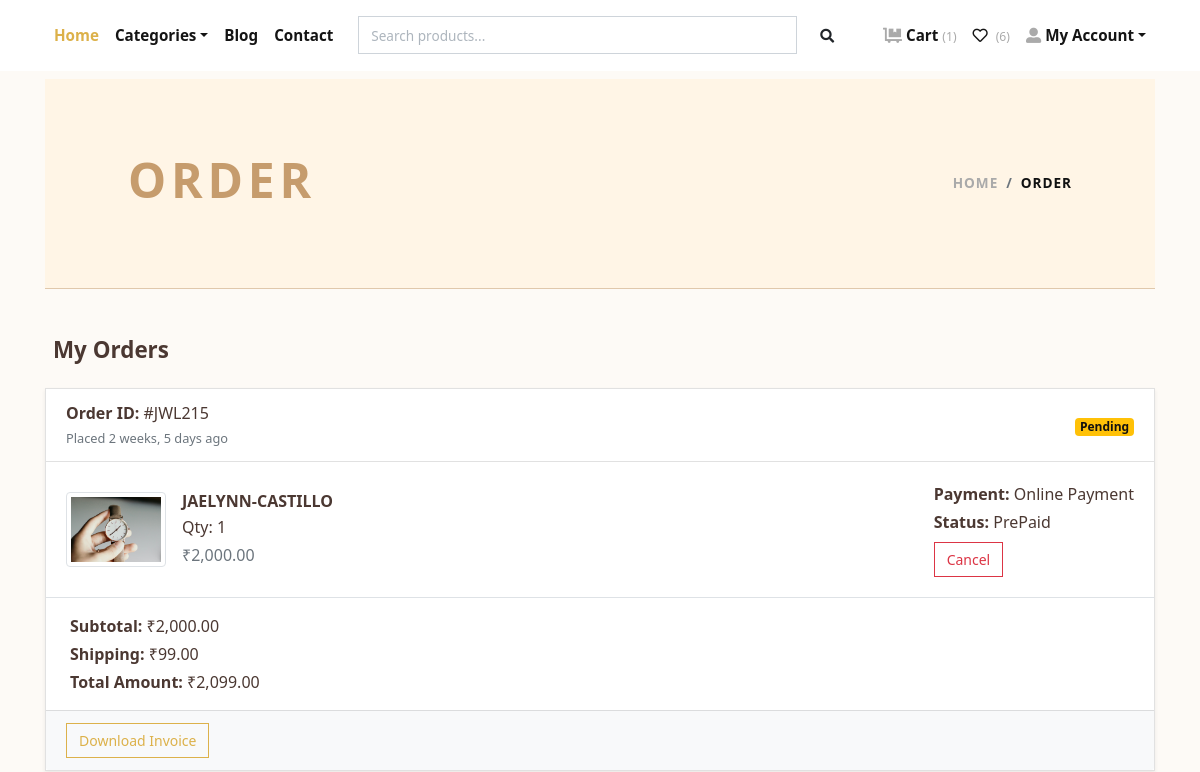
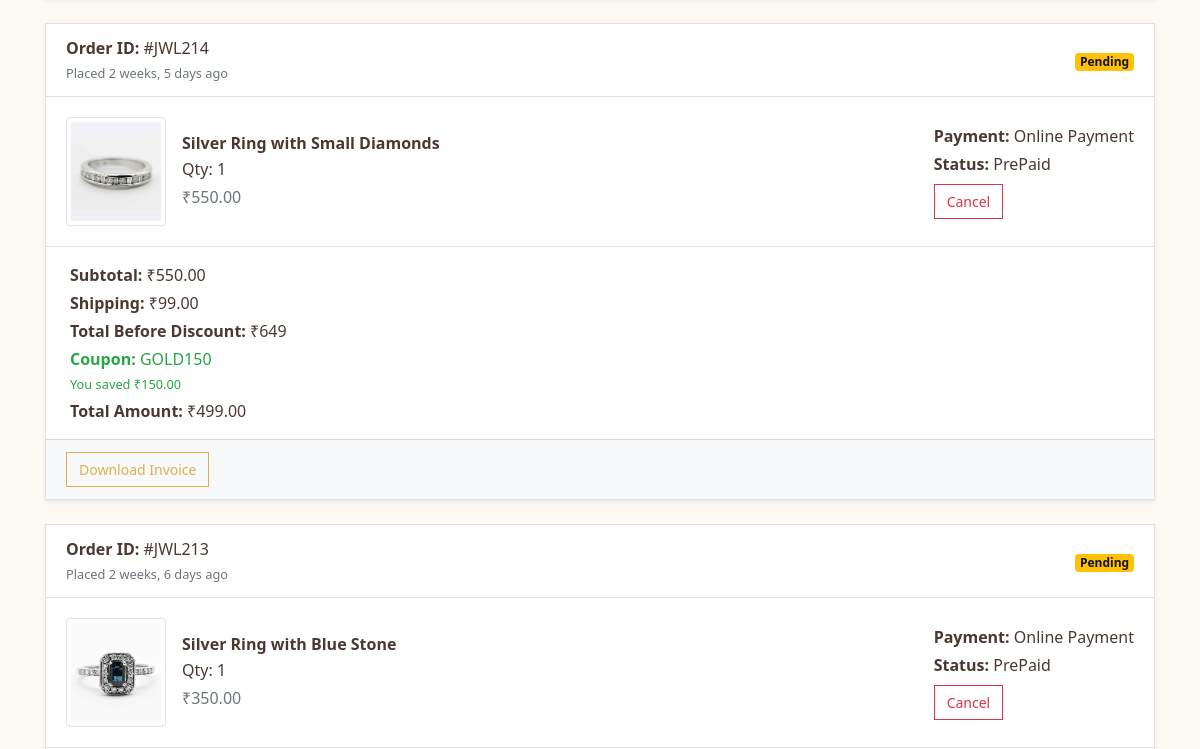
The page /orders/ (signed in, upper part) on the database as committed earlier (2 pictures, top to bottom).
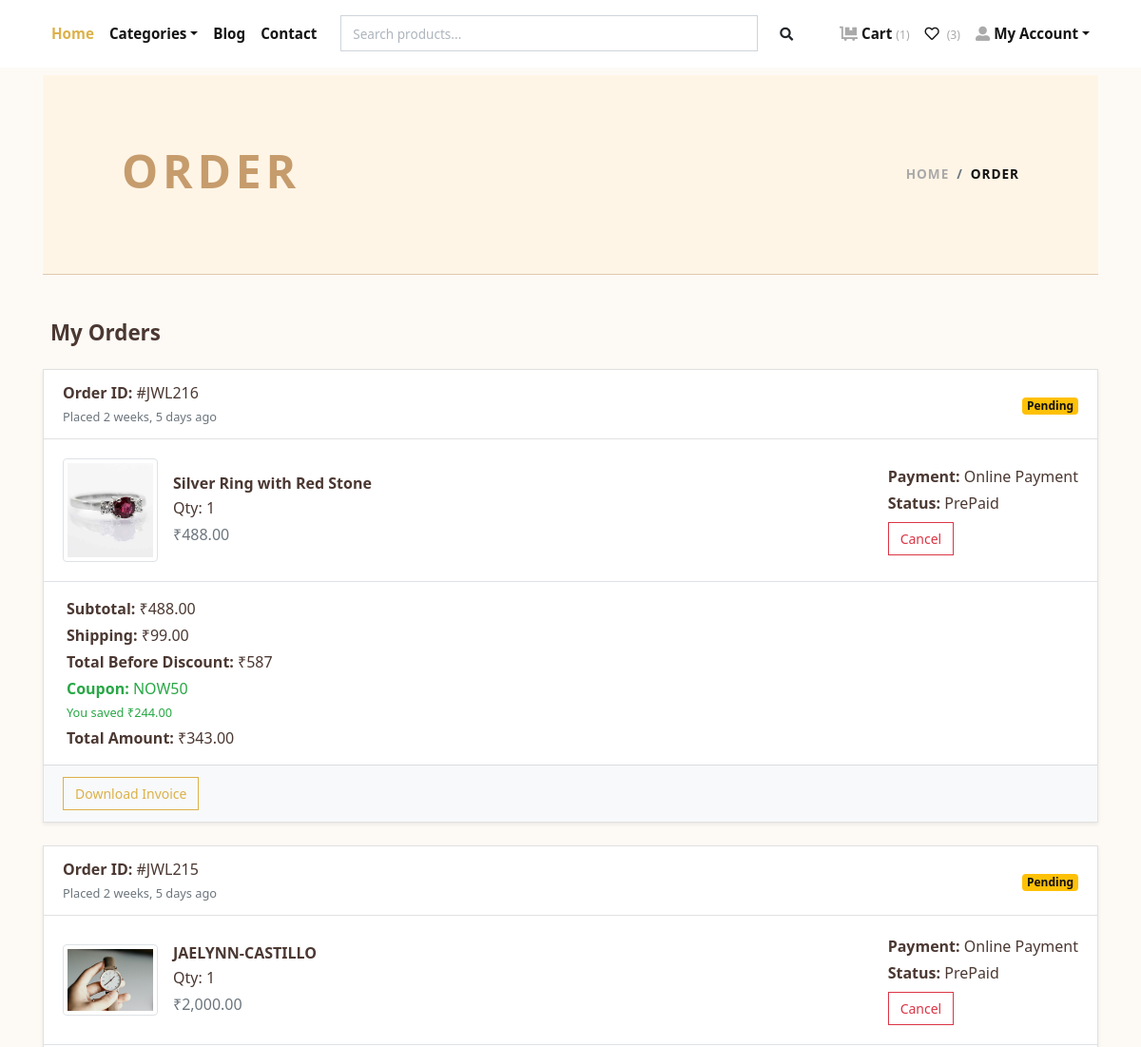
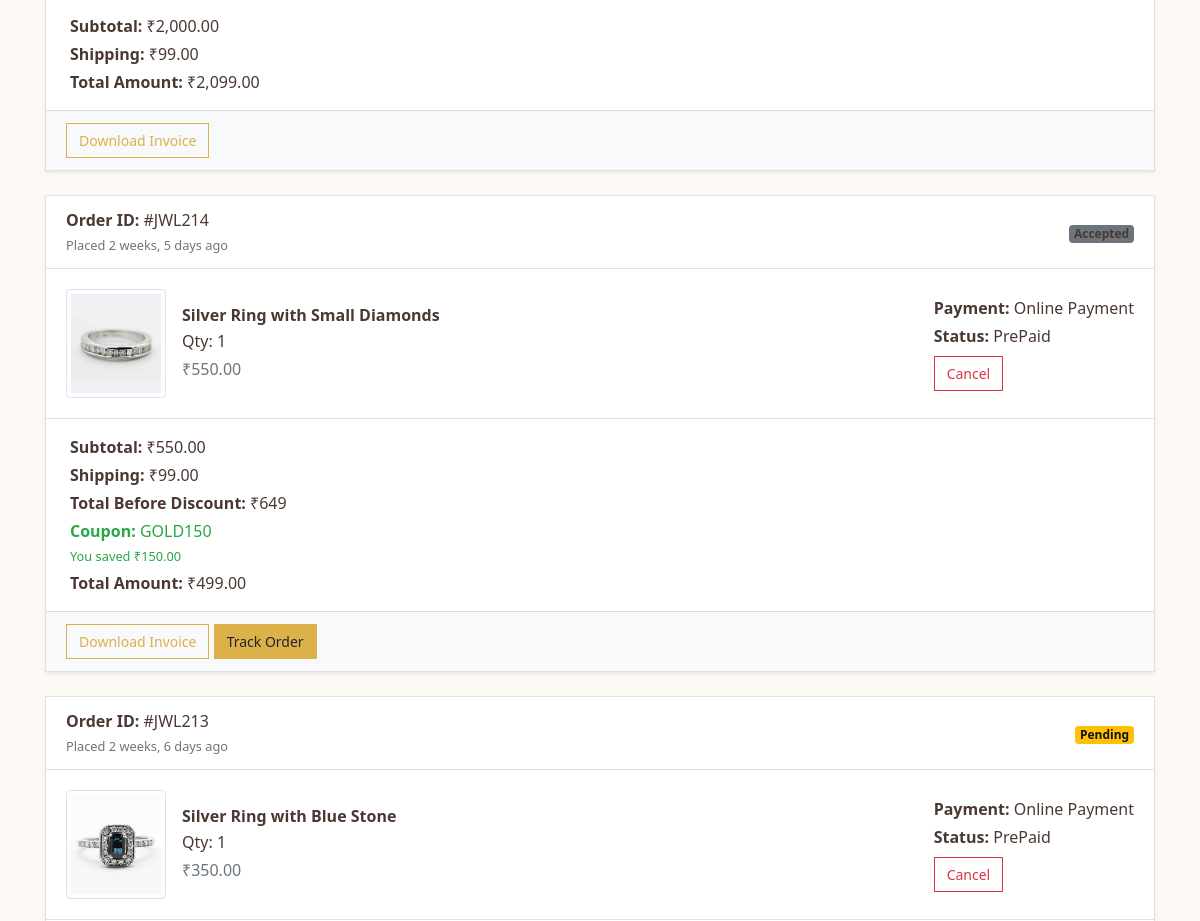
The same page on the database as committed later (2 pictures, top to bottom).
### store/models.py (models this page shows, shortened)
class Order(models.Model):
    PAYMENT_METHODS = [
        ('COD', 'Cash on Delivery'),
        ('Online', 'Online Payment'),
    ]
    user = models.ForeignKey(User, verbose_name="User", on_delete=models.CASCADE)
    address = models.ForeignKey(Address, verbose_name="Shipping Address", on_delete=models.CASCADE)
    product = models.ForeignKey(Product, verbose_name="Product", on_delete=models.CASCADE, blank=True, null=True)
    quantity = models.PositiveIntegerField(verbose_name="Quantity", blank=True, null=True)
    amount = models.DecimalField(max_digits=10, decimal_places=2, verbose_name="Total Amount",default=0)
    shipping_charge = models.DecimalField(max_digits=10, decimal_places=2, default=99.00)
    ordered_date = models.DateTimeField(auto_now_add=True, verbose_name="Ordered Date")
    razorpay_order_id = models.CharField(max_length=100,null=True,blank=True)
    razorpay_payment_id = models.CharField(max_length=100,null=True,blank=True)
    razorepay_payment_signature = models.CharField(max_length=100,null=True,blank=True)
    payment_method = models.CharField(max_length=10, choices=PAYMENT_METHODS, default='COD')  # New field
    payment_status = models.CharField(max_length=20, default='Pending')  # Optional field
    tracking_uid = models.CharField(max_length=100, unique=True, blank=True, null=True)
    estimated_delivery = models.DateTimeField(null=True, blank=True)
    updated_at = models.DateTimeField(auto_now=True)
    coupon = models.ForeignKey('Coupon', on_delete=models.SET_NULL, null=True, blank=True)
    discount_amount = models.DecimalField(max_digits=10, decimal_places=2, null=True, blank=True)
    final_amount = models.DecimalField(max_digits=10, decimal_places=2, null=True, blank=True)
    status = models.CharField(
        choices=STATUS_CHOICES,
        max_length=50,
        default="Pending"
        )
    @property
    def subtotal(self):
        return sum(item.price * item.quantity for item in self.items.all())

class OrderItem(models.Model):
    order = models.ForeignKey(Order, related_name="items", on_delete=models.CASCADE)
    product = models.ForeignKey(Product, on_delete=models.CASCADE)
    quantity = models.PositiveIntegerField()
    price = models.DecimalField(max_digits=10, decimal_places=2)

class Product(models.Model):
    title = models.CharField(max_length=150, verbose_name="Product Title")
    slug = models.SlugField(max_length=160, verbose_name="Product Slug")
    sku = models.CharField(max_length=255, unique=True, verbose_name="Unique Product ID (SKU)")
    short_description = models.TextField(verbose_name="Short Description")
    detail_description = models.TextField(blank=True, null=True, verbose_name="Detail Description")
    product_image = models.ImageField(upload_to='product', blank=True, null=True, verbose_name="Product Image")
    price = models.DecimalField(max_digits=8, decimal_places=2)
    category = models.ForeignKey(Category, verbose_name="Product Categoy", on_delete=models.CASCADE)
    is_active = models.BooleanField(verbose_name="Is Active?")
    is_featured = models.BooleanField(verbose_name="Is Featured?")
    created_at = models.DateTimeField(auto_now_add=True, verbose_name="Created Date")
    updated_at = models.DateTimeField(auto_now=True, verbose_name="Updated Date")
    class Meta:
        verbose_name_plural = 'Products'
        ordering = ('-created_at', )

class Coupon(models.Model):
    code = models.CharField(max_length=50, unique=True)
    discount_type = models.CharField(
    max_length=10,
    choices=[('percentage', 'Percentage'), ('fixed', 'Fixed')],
    default='percentage'
)
    discount_value = models.DecimalField(max_digits=10, decimal_places=2)
    is_active = models.BooleanField(default=True)
    valid_from = models.DateTimeField()
    valid_to = models.DateTimeField()
    usage_limit = models.PositiveIntegerField(default=1)
    used_count = models.PositiveIntegerField(default=0)

### store/views.py (the view)
# urls.py: path('orders/', views.orders, name="orders"),
@login_required
def orders(request):
    all_orders = Order.objects.filter(user=request.user).order_by('-ordered_date')
    return render(request, 'store/orders.html', {'orders': all_orders})

### store/context_preprocessors.py (called while the page is built)
def store_menu(request):
    categories = Category.objects.filter(is_active=True)
    context = {
        'categories_menu': categories,
    }
    return context

def cart_menu(request):
    if request.user.is_authenticated:
        cart_items= Cart.objects.filter(user=request.user)
        context = {
            'cart_items': cart_items,
        }
    else:
        context = {}
    return context

### templates/store/orders.html (shortened to what this page needs)
{% extends 'base.html' %}
{% load static %}
{% load humanize %}
{% block content %}
<div class="container">
  <section class="py-5 blog-header mb-5">
    <div class="container">
      <div class="row px-4 px-lg-5 py-lg-4 align-items-center">
        <div class="col-lg-6">
          <h1 class="h2 text-uppercase text-lg-left">Order</h1>
        </div>
        <div class="col-lg-6 text-lg-right">
          <nav aria-label="breadcrumb">
            <ol class="breadcrumb justify-content-lg-end mb-0 px-0 bg-transparent">
              <li class="breadcrumb-item active"><a href="{% url 'store:home' %}">Home</a></li>
              <li class="breadcrumb-item" aria-current="page">Order</li>
            </ol>
          </nav>
        </div>
      </div>
    </div>
  </section>
  <h4 class="mb-4 ml-2">My Orders</h4>
  {% if orders %}
    {% for order in orders %}
    <div class="card shadow-sm mb-4">
      <div class="card-header bg-white d-flex justify-content-between align-items-center">
        <div>
          <strong>Order ID:</strong> #JWL{{ order.id }}<br>
          <small class="text-muted">Placed {{ order.ordered_date|naturaltime }}</small>
        </div>
        <div>
          <span class="badge
            {% if order.status == 'Delivered' %} bg-success
            {% elif order.status == 'Pending' %} bg-warning text-dark
            {% elif order.status == 'Cancelled' %} bg-danger
            {% else %} bg-secondary {% endif %}">
            {{ order.status }}
          </span>
        </div>
      </div>
      {% for item in order.items.all %}
      <div class="card-body d-flex align-items-center border-bottom">
        <a class="reset-anchor d-block" href="{% url 'store:product-detail' item.product.slug %}">
          <img src="{{ item.product.product_image.url }}" alt="{{ item.product.title }}" class="img-thumbnail me-3" width="100">
        </a>
        <div class="flex-grow-1">
          <a class="reset-anchor d-block" href="{% url 'store:product-detail' item.product.slug %}">
            <h6 class="mb-1 ml-3">{{ item.product.title }}</h6>
          </a>
          <p class="mb-1 ml-3">Qty: {{ item.quantity }}</p>
          <p class="mb-0 text-muted ml-3">₹{{ item.price|intcomma }}</p>
        </div>
        {% if forloop.first %}
        <div class="text-end ms-auto">
          <p class="mb-1"><strong>Payment:</strong> {{ order.get_payment_method_display }}</p>
          <p class="mb-1"><strong>Status:</strong> {{ order.payment_status }}</p>
          {% if order.status not in "Cancelled,Delivered,On The Way" %}
          <form method="post" action="{% url 'store:cancel_order' order.id %}" class="mt-2">
            <button class="btn btn-sm btn-outline-danger">Cancel</button>
          </form>
          {% endif %}
        </div>
        {% endif %}
      </div>
      {% endfor %}
      <div class="px-4 py-3">
        <p class="mb-1"><strong>Subtotal:</strong> ₹{{ order.amount|intcomma }}</p>
        <p class="mb-1"><strong>Shipping:</strong> ₹{{ order.shipping_charge|intcomma }}</p>
        {% if order.coupon %}
        <p class="mb-1"><strong>Total Before Discount:</strong> ₹{{ order.subtotal|add:order.shipping_charge|intcomma }}</p>
        <p class="mb-1 text-success">
          <strong>Coupon:</strong> {{ order.coupon.code }} <br>
          <small>You saved ₹{{ order.discount_amount|floatformat:2 }}</small>
        </p>
        {% endif %}
        <p class="mb-0"><strong>Total Amount:</strong> ₹{{ order.final_amount|intcomma }}</p>
      </div>
      <div class="card-footer text-end bg-light">
        <a href="{% url 'store:invoice' order.id %}" class="btn btn-sm btn-outline-primary" target="_blank">
          Download Invoice
        </a>
        {% if order.status != 'Cancelled' and order.status != 'Pending' %}
        <a href="{% url 'store:track_order_direct' order.tracking_uid %}" class="btn btn-sm btn-primary">Track Order</a>
        {% endif %}
      </div>
    </div>
    {% endfor %}
  {% else %}
    <div class="text-center py-5">
      <h4>No orders yet!</h4>
      <a href="{% url 'store:home' %}" class="btn btn-primary mt-3">Shop Now</a>
    </div>
  {% endif %}
</div>
{% endblock content %}

### templates/navbar.html (shortened to what this page needs)
{% load static %}
<header class="header bg-white mb-2">
  <div class="container px-0 px-lg-3">
    <nav class="navbar navbar-expand-lg navbar-light py-3 px-lg-0 fixed-top">
      <div class="collapse navbar-collapse" id="navbarSupportedContent">
        <ul class="navbar-nav mr-auto">
          <li class="nav-item">
            <a class="nav-link active" href="{% url 'store:home' %}">Home</a>
          </li>
          <li class="nav-item dropdown">
            <a class="nav-link dropdown-toggle" id="pagesDropdown" href="#" data-toggle="dropdown" aria-haspopup="true"
              aria-expanded="false">Categories</a>
          </li>
          <li class="nav-item">
            <a class="nav-link" href="{% url 'store:blog_list' %}">Blog</a>
          </li>
          <li class="nav-item">
            <a class="nav-link" href="{% url 'store:contact' %}">Contact</a>
          </li>
        </ul>
        <div class="d-flex align-items-center">
          <form method="GET" action="{% url 'store:search' %}" class="form-inline d-none d-lg-block" style="width:500px;">
            <div class="input-group">
              <input type="text" name="q" class="form-control" placeholder="Search products..." aria-label="Search" required>
              <div class="input-group-append">
                <button class="btn" type="submit" style="border: none; background-color: transparent;">
                  <i class="fas fa-search fa-sm"></i>
                </button>
              </div>
            </div>
          </form>
        </div>
        <ul class="navbar-nav ml-auto">
          {% if request.user.is_authenticated %}
          <li class="nav-item">
            <a class="nav-link" href="{% url 'store:cart' %}">
              <i class="fas fa-dolly-flatbed mr-1 text-gray"></i>Cart
              <small class="text-gray">({{ cart_items.count }})</small>
            </a>
          </li>
          <li class="nav-item">
            <a class="nav-link" href="{% url 'store:wishlist' %}">
              <i class="far fa-heart mr-1"></i>
              <small class="text-gray">({{ user.wishlist_set.count }})</small>
            </a>
          </li>
          <li class="nav-item dropdown">
            <a class="nav-link dropdown-toggle" id="userDropdown" href="#" data-toggle="dropdown" aria-haspopup="true"
              aria-expanded="false"><i class="fas fa-user-alt mr-1 text-gray"></i>My Account</a>
          </li>
          {% else %}
          <li class="nav-item"><a class="nav-link" href="{% url 'store:login' %}">Login</a></li>
          <li class="nav-item"><a class="nav-link" href="{% url 'store:register' %}">Create Account</a></li>
          {% endif %}
        </ul>
      </div>
    </nav>
  </div>
</header>

Rows that differ between the two databases and show on the page:
added Order: id "216", ordered_date "2 weeks, 5 days ago", status "Pending", payment_method "Online Payment", payment_status "PrePaid", amount "488.00", shipping_charge "99.00", subtotal|add "587", coupon.code "NOW50", discount_amount "244.00", final_amount "343.00"
added OrderItem: product.product_image (picture), product "Silver Ring with Red Stone", quantity "1", price "488.00", shown under "216"
changed Order "GOLD150": status "Pending" → "Accepted"; now shows "Track Order"
Other text that changed with them:
{{ user.wishlist_set.count }}: "6" → "3"
